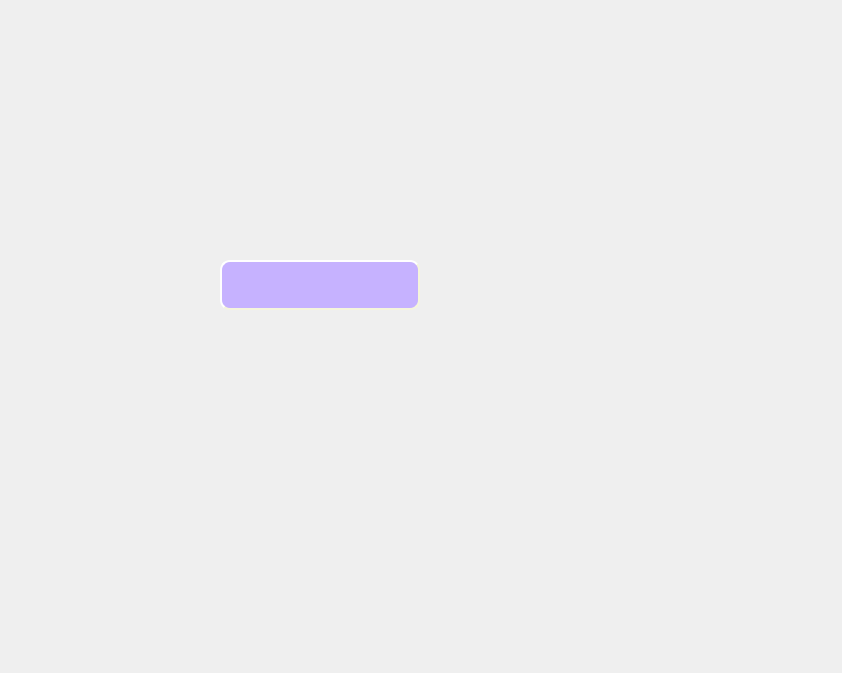
<?xml version="1.0" encoding="UTF-8"?>
<ui version="4.0">
 <class>Dialog</class>
 <widget class="QDialog" name="Dialog">
  <property name="geometry">
   <rect>
    <x>0</x>
    <y>0</y>
    <width>842</width>
    <height>673</height>
   </rect>
  </property>
  <property name="windowTitle">
   <string>Dialog</string>
  </property>
  <widget class="CustomButtonWordWrap" name="pushButton">
   <property name="geometry">
    <rect>
     <x>220</x>
     <y>260</y>
     <width>200</width>
     <height>50</height>
    </rect>
   </property>
   <property name="minimumSize">
    <size>
     <width>200</width>
     <height>50</height>
    </size>
   </property>
   <property name="styleSheet">
    <string notr="true">QPushButton { 
	color: rgb(0, 0, 127);
	selection-background-color: rgb(255, 85, 0);
	background-color: rgb(198, 178, 255);
	border-style: outset;
	border-width: 2px;
	font: 10pt &quot;MS Shell Dlg 2&quot;;
	border-radius: 10px;
	border-color: beige;
}                   
QPushButton:enabled{
	background-color: rgb(198, 178, 255);
}                           
QPushButton:pressed{ 
	background: red;
}                            
QPushButton:disabled{                             
	background-color: gray;                
}
QPushButton:hover{
	background-color: rgb(255, 85, 255);
}   </string>
   </property>
   <property name="text">
    <string/>
   </property>
  </widget>
 </widget>
 <customwidgets>
  <customwidget>
   <class>CustomButtonWordWrap</class>
   <extends>QPushButton</extends>
   <header location="global">gui.push_button_WordWrap</header>
  </customwidget>
 </customwidgets>
 <resources/>
 <connections/>
</ui>
